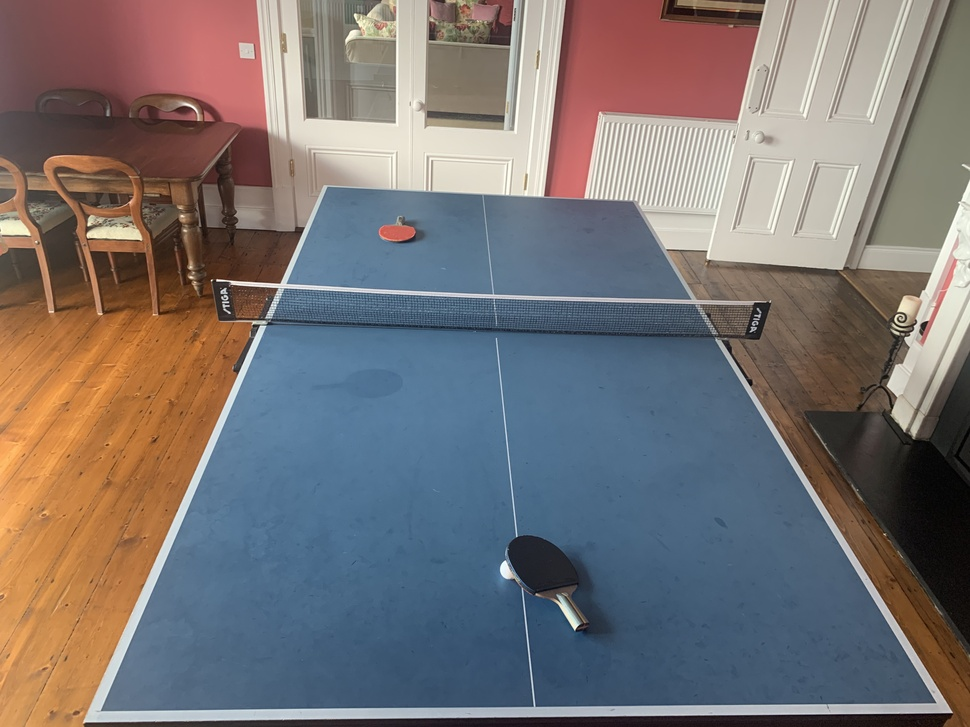
#> input picture python_vision_practise/Table4.jpg, 970 x 727 px, shrunk from 4032 x 3024 before the run, found by its file name
$ python lines.py
#> lines starting #> are read from the running program, lines starting #| are printed output that depends on the picture
import cv2
import numpy as np
import math


# Load the image
image_path = '../../tables/Table4.jpg'
image = cv2.imread(image_path)
#> image is the input picture: shape (727, 970, 3); mean B, G, R 114.8, 114.9, 120.7
black_image = np.zeros((image.shape[0], image.shape[1], 3), dtype=np.uint8)


#----------------------- Detect straight Lines in an image ---------------------------------------------------------------------------
lines_image = np.zeros((image.shape[0], image.shape[1], 3), dtype=np.uint8)

# find the edges in the image of the largest contours
edges = cv2.Canny(image, 150, 250, apertureSize=3)
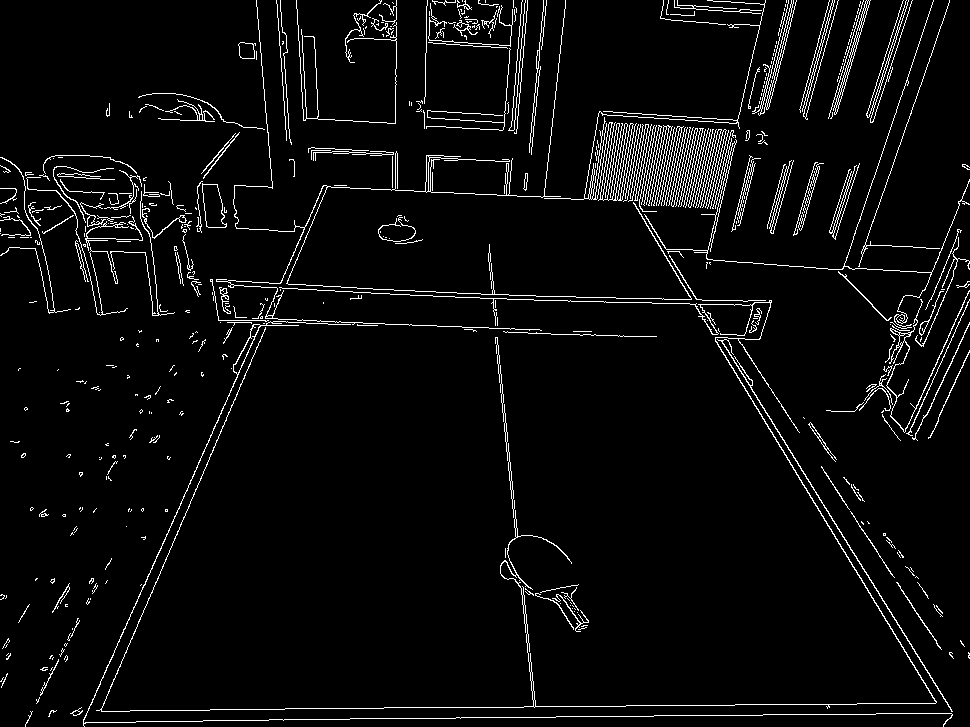
#> edges: shape (727, 970); 4.4% white in thin lines or dots

# Apply the Hough Line Transform on the detected edges
linesP = cv2.HoughLinesP(edges, 1, np.pi / 180, 50, None, 50, 10)
#> linesP = 227 rows, first 6: [716, 334, 952, 711], [733, 368, 896, 638], [83, 723, 262, 320], [594, 137, 841, 548], [236, 281, 494, 294], [639, 202, 720, 207]

# filter out the small lines
min_line_length = 200
if linesP is not None:
    for i in range(0, len(linesP)):
        l = linesP[i][0]
        x1,y1 = l[0], l[1]
        x2,y2 = l[2], l[3]
        # Calculate the Euclidean distance
        distance = math.sqrt((x2 - x1)**2 + (y2 - y1)**2)
        # Round the distance to the nearest whole number
        line_length = round(distance)
        if line_length > min_line_length:
            cv2.line(lines_image, (x1,y1), (x2,y2), (0,0,255), 3, cv2.LINE_AA) # draw a line between x1,y1 and x2,y2
#> this loop made 227 passes
#> (x1, y1, x2, y2, distance, line_length) on passes 1 to 3: (716, 334, 952, 711, 444.8, 445), (733, 368, 896, 638, 315.4, 315), (83, 723, 262, 320, 441, 441)
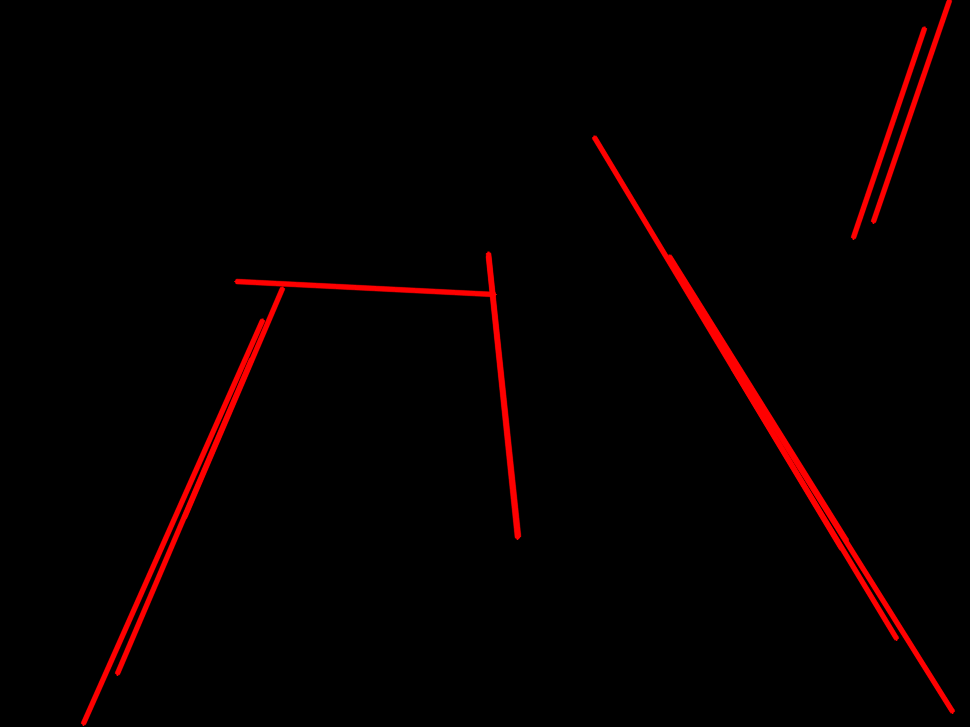
#> lines_image: shape (727, 970, 3); mean of channels 0, 1, 2 0, 0, 5.9; drawn as B, G, R

cv2.imshow("lines_image", lines_image)


cv2.waitKey(0)
cv2.destroyAllWindows()
